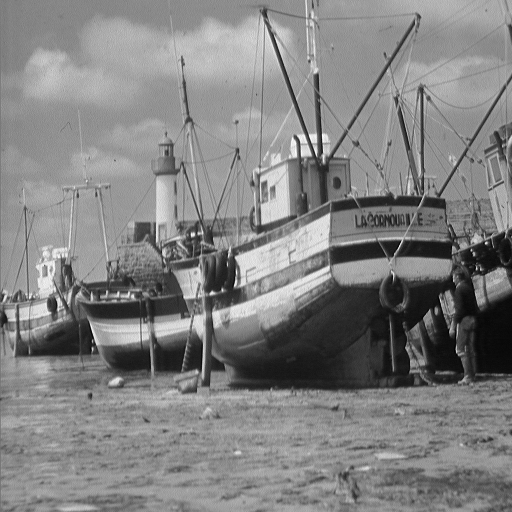
#> input picture HW2/boat.png, 512 x 512 px
$ python P6.py
#> lines starting #> are read from the running program, lines starting #| are printed output that depends on the picture
#> further down, img is the input picture: shape (512, 512); min 0, max 255, mean 129.7
import numpy as np
import matplotlib.pyplot as plt
import cv2
import math

def affine_warp(A, input_image):
    #takes an image and matrices and applies it.
    x_min = 0
    y_min = 0
    x_max = input_image.shape[0]
#> x_max = 512
    y_max = input_image.shape[1]
#> y_max = 512

    res_image = np.zeros((x_max, y_max), dtype= "uint8")

    for y_counter in range(0, y_max):
        for x_counter in range(0, x_max):
            curr_pixel = [x_counter,y_counter,1]

            curr_pixel = np.dot(A, curr_pixel)

            # print(curr_pixel)

            if curr_pixel[0] > x_max - 1 or curr_pixel[1] > y_max - 1 or x_min > curr_pixel[0] or y_min > curr_pixel[1]:
                next
            else:
                res_image[x_counter][y_counter] = input_image[int(curr_pixel[0])][int(curr_pixel[1])]
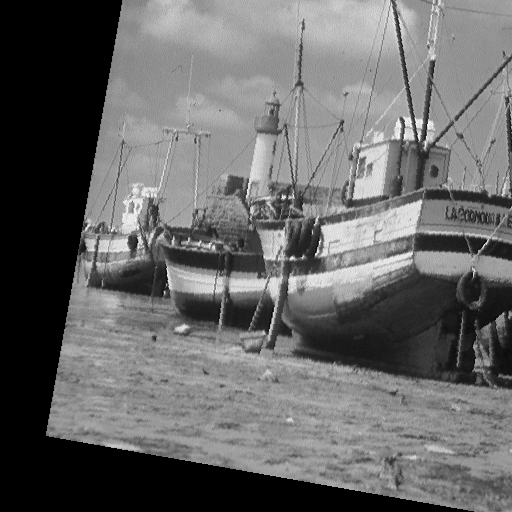
#> res_image: shape (512, 512); min 0, max 255, mean 103.1

    return res_image


#Load an image in grayscale
img = cv2.imread('boat.png', 0)

rotate_A = np.array([[ math.cos( math.radians(-10) ), -(math.sin( math.radians(-10) )), 0 ], [ math.sin( math.radians(-10) ), math.cos( math.radians(-10) ), 0 ], [ 0, 0, 1 ]])
translate_A = np.array([ [1, 0, -90], [0, 1, 120], [0, 0, 1] ])

multiplied_matrices = np.dot(rotate_A, translate_A)
inverse_transform_matrix = np.linalg.inv(multiplied_matrices)

plt.figure("Grayscale Image")
plt.imshow(img, cmap = 'Greys_r')

plt.figure("Transformed Image")

transformed_img = affine_warp(inverse_transform_matrix, img)
plt.imshow(transformed_img, cmap='Greys_r')
plt.imsave('outputP6.png', transformed_img, cmap = 'Greys_r')
np.save("outputP6A.npy", inverse_transform_matrix)

plt.show()
